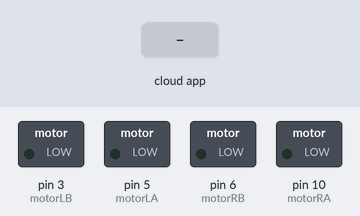
Simulated run of this sketch. Board: Arduino Uno, built with avr-gcc and run on an emulated ATmega328P. Parts: switched loads named in the sketch (green lamp = pin HIGH). Inputs (shaded band) come from the test bench. The ROS host is connected and sends only what is stated.

Above: at 1.2 s.
1.3 s: the phone or cloud app sets linear.x to -100
At 2.0 s:
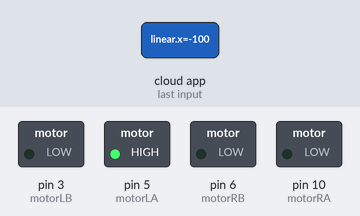
2.8 s: the phone or cloud app sets linear.x to 0
At 4.0 s:
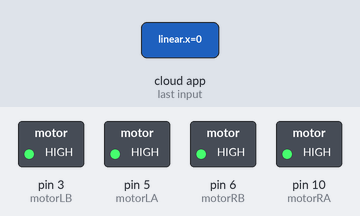
4.3 s: the phone or cloud app sets linear.x to 100
At 5.3 s:
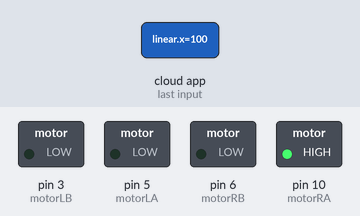
Timing chart, 0 to 7.3 s (numbered marks = the images above; inputs shaded):
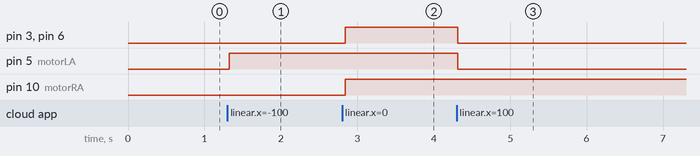

The sketch:

ROS_twist_rover.ino
```cpp
#include <ros.h>
#include <std_msgs/String.h>
#include <std_msgs/Float64.h>
#include <geometry_msgs/Twist.h>
#include <geometry_msgs/Vector3.h>

int motorLB = 3;
int motorLA = 5;
int motorRB = 6;
int motorRA = 10;

ros::NodeHandle  nh;

std_msgs::String str_msg;
std_msgs::Float64 blah_msg;
geometry_msgs::Twist twist_msg;


ros::Publisher chatter("move_state", &blah_msg);

void moveWheels( const geometry_msgs::Twist&msg){
  float vel_x = msg.linear.x;
  float vel_y = msg.linear.y;
  float ang_z = msg.angular.z;

  float adj_vel_x = 255*vel_x;
  float adj_vel_y = 255*vel_y;

//  analogWrite(motorRA, 255);
//  analogWrite(motorRB, 0);
//  analogWrite(motorLA, 255);
//  analogWrite(motorLB, 0);
  //delay(500);
  blah_msg.data = vel_x;
  chatter.publish(&blah_msg);

  if (ang_z == 0.0){
    if (adj_vel_x == 0.0){
      //Move forward or backward
      if (vel_y > 0){
        //Move forward
        analogWrite(motorRA, adj_vel_y);
        analogWrite(motorRB, 0);
        analogWrite(motorLA, adj_vel_y);
        analogWrite(motorLB, 0);
      }
      else if(vel_y < 0){
        //Move backward
        analogWrite(motorRA, 0);
        analogWrite(motorRB, -adj_vel_y);
        analogWrite(motorLA, 0);
        analogWrite(motorLB, -adj_vel_y);
      }
      else{
        analogWrite(motorRA, 255);
        analogWrite(motorRB, 255);
        analogWrite(motorLA, 255);
        analogWrite(motorLB, 255);
      }
    }
    else if(adj_vel_y == 0){
      //Turn left or right
      if(vel_x < 0){
        //Turn right
        analogWrite(motorRA, 0);
        analogWrite(motorRB, 0);
        analogWrite(motorLA, -adj_vel_x);
        analogWrite(motorLB, 0);
      }
      else if(vel_x > 0){
        //Turn left
        analogWrite(motorRA, adj_vel_x);
        analogWrite(motorRB, 0);
        analogWrite(motorLA, 0);
        analogWrite(motorLB, 0);
      }
    }
  }
}

//ros::Subscriber<geometry_msgs::Twist>sub4("twist_rover",&moveWheels);
ros::Subscriber<geometry_msgs::Twist>sub4("buffered_twist",&moveWheels);

void setup(){
  pinMode(motorLB, OUTPUT);
  pinMode(motorRB, OUTPUT);
  pinMode(motorLA, OUTPUT);
  pinMode(motorRA, OUTPUT);

  nh.getHardware()->setBaud(57600);
  nh.initNode();
  nh.advertise(chatter);
  nh.subscribe(sub4);
}

void loop(){
  nh.spinOnce();
  delay(50);
}
```

Measured:
- after the input at 1.3 s, pin 5 (motorLA): LOW → HIGH at once
- after the input at 2.8 s, pin 3 (motorLB), pin 6 (motorRB), pin 10 (motorRA): LOW → HIGH at once
- after the input at 4.3 s, pin 3 (motorLB), pin 5 (motorLA), pin 6 (motorRB): HIGH → LOW at once
